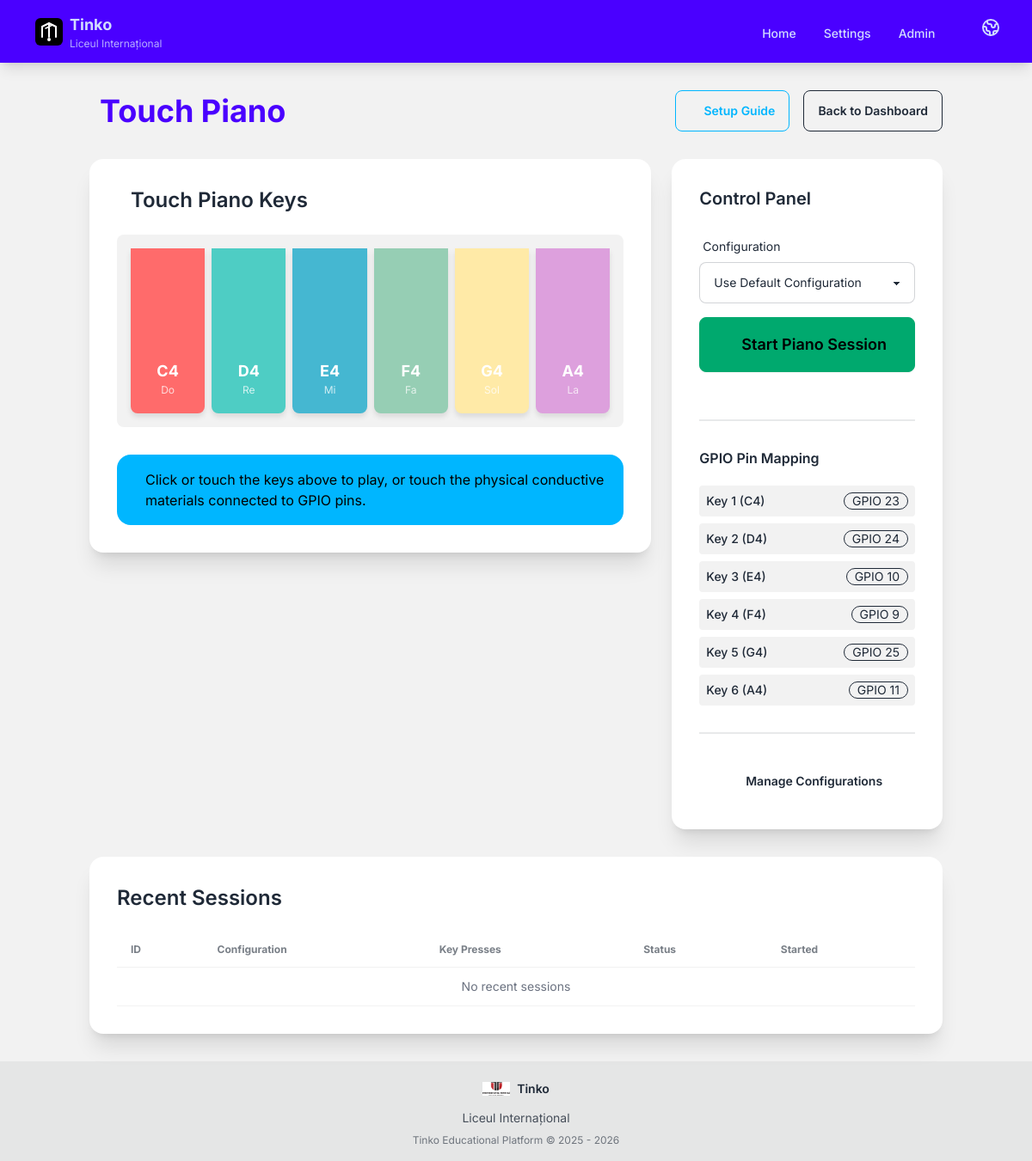
/plugins/edupi/touch_piano/, run on the app's committed database.
### core/plugin_system/models.py (models this page shows, shortened)
class SiteSetting(models.Model):
    SETTING_TYPE_CHOICES = [
        ("text", "Text"),
        ("number", "Number"),
        ("boolean", "Boolean"),
        ("image", "Image"),
        ("json", "JSON"),
    ]
    key = models.CharField(
        max_length=255,
        unique=True,
        help_text="Setting key (e.g., 'tinko.global.school_name')",
    )
    value = models.TextField(
        blank=True,
        help_text="Setting value (JSON encoded for non-text types)",
    )
    setting_type = models.CharField(
        max_length=20,
        choices=SETTING_TYPE_CHOICES,
        default="text",
        help_text="Data type of the setting",
    )
    label = models.CharField(
        max_length=200,
        help_text="Display label for the setting",
    )
    description = models.TextField(
        blank=True,
        help_text="Help text for this setting",
    )
    section = models.CharField(
        max_length=100,
        blank=True,
        default="General",
        help_text="Section/group for organizing settings (e.g., 'General > Display')",
    )
    is_system = models.BooleanField(
        default=False,
        help_text="System settings cannot be deleted",
    )
    order = models.PositiveIntegerField(
        default=0,
        help_text="Display order within section",
    )
    created_at = models.DateTimeField(auto_now_add=True)
    updated_at = models.DateTimeField(auto_now=True)
    class Meta:
        verbose_name = "Site Setting"
        verbose_name_plural = "Site Settings"
        ordering = ["section", "order", "key"]
    def get_value(self):
        cache_key = f"site_setting:{self.key}"
        cached_value = cache.get(cache_key)
        if cached_value is not None:
            return cached_value
        if self.setting_type == "boolean":
            result = self.value.lower() == "true"
        elif self.setting_type == "json":
            try:
                result = json.loads(self.value) if self.value else {}
            except json.JSONDecodeError:
                result = {}
        elif self.setting_type == "image":
            result = self.value
        else:
            result = self.value
        cache.set(cache_key, result, timeout=300)
        return result

### plugins/edupi/touch_piano/models.py (models this page shows, shortened)
class PianoKey(models.Model):
    config = models.ForeignKey(
        PianoConfig,
        on_delete=models.CASCADE,
        related_name="keys",
        help_text=_("Configuration this key belongs to"),
    )
    key_number = models.PositiveIntegerField(
        help_text=_("Key number (1-6)"),
    )
    note = models.CharField(
        max_length=10,
        help_text=_("Musical note (e.g., C4, D4, E4)"),
    )
    frequency = models.FloatField(
        help_text=_("Note frequency in Hz"),
    )
    gpio_pin = models.PositiveIntegerField(
        help_text=_("GPIO pin number (BCM)"),
    )
    label = models.CharField(
        max_length=50,
        blank=True,
        help_text=_("Optional label for the key"),
    )
    color = models.CharField(
        max_length=7,
        default="#3B82F6",
        help_text=_("Hex color code for this key on the web interface"),
    )
    is_active = models.BooleanField(
        default=True,
        help_text=_("Whether this key is enabled"),
    )
    class Meta:
        app_label = "edupi_touch_piano"
        verbose_name = _("Piano Key")
        verbose_name_plural = _("Piano Keys")
        ordering = ["key_number"]
        unique_together = ["config", "key_number"]

### plugins/edupi/touch_piano/views.py (the view, shortened to what this page needs)
# urls.py: path("", views.PianoDashboardView.as_view(), name="dashboard"),
class PianoDashboardView(View):
    def get(self, request):
        configs = PianoConfig.objects.filter(is_active=True).order_by("name")
        default_config = PianoConfig.objects.filter(is_active=True).first()
        if not default_config:
            default_config = self._create_default_config()
        keys = []
        if default_config:
            keys = list(
                default_config.keys.filter(is_active=True).order_by("key_number")
            )
        current_session = None
        session_id = piano_service.get_session_id()
        context = {
            "title": _("Touch Piano"),
            "configs": configs,
            "default_config": default_config,
            "keys": keys,
            "current_session": current_session,
            "key_mapping": DEFAULT_KEY_MAPPING,
            "quick_form": QuickPlayForm(),
            "gpio_pins": [23, 24, 10, 9, 25, 11],  # Display pin numbers
        }
        return render(request, "touch_piano/dashboard.html", context)

### plugins/edupi/touch_piano/forms.py
class QuickPlayForm(forms.Form):
    config_id = forms.ModelChoiceField(
        queryset=PianoConfig.objects.filter(is_active=True),
        label=_("Piano Configuration"),
        widget=forms.Select(attrs={"class": "select select-bordered w-full"}),
        required=False,
    )
    def __init__(self, *args, **kwargs):
        super().__init__(*args, **kwargs)
        self.fields["config_id"].empty_label = _("Use Default Configuration")

### core/edupi_core/context_processors.py (called while the page is built)
def site_settings(request):
    return {
        "ROBOT_NAME": SiteSettings.get("tinko.global.robot_name", "Tinko"),
        "SCHOOL_NAME": SiteSettings.get("tinko.global.school_name", ""),
        "SCHOOL_LOGO": SiteSettings.get("tinko.global.logo_path", ""),
        "MEDIA_URL": django_settings.MEDIA_URL,
    }

### plugins/edupi/touch_piano/models.py (called while the page is built)
    def __str__(self):
        return self.name

### plugins/edupi/touch_piano/piano_service.py (called while the page is built)
    def get_session_id(self) -> Optional[int]:
        return self._current_session_id

### plugins/edupi/touch_piano/templates/touch_piano/dashboard.html (shortened to what this page needs)
{% extends "base.html" %}
{% load i18n %}
{% block content %}
<div class="container mx-auto px-4 py-8">
    <div class="flex justify-between items-center mb-8">
        <h1 class="text-4xl font-bold text-primary">
            {{ title }}
        </h1>
        <div class="flex gap-4">
            <a href="{% url 'touch_piano:instructions' %}" class="btn btn-outline btn-info">
                {% trans "Setup Guide" %}
            </a>
            <a href="{% url 'home' %}" class="btn btn-outline">
                {% trans "Back to Dashboard" %}
            </a>
        </div>
    </div>
    <div class="grid grid-cols-1 lg:grid-cols-3 gap-6 mb-8">
        <div class="lg:col-span-2">
            <div class="card bg-base-100 shadow-xl">
                <div class="card-body">
                    <h2 class="card-title text-2xl mb-4">
                        {% trans "Touch Piano Keys" %}
                    </h2>
                    <div class="flex justify-center gap-2 mb-6 p-4 bg-base-200 rounded-lg">
                        {% for key in keys %}
                        <div
                            id="piano-key-{{ key.key_number }}"
                            class="piano-key w-24 h-48 rounded-b-lg cursor-pointer transition-all duration-100 flex flex-col items-center justify-end pb-4 select-none"
                            style="background-color: {{ key.color }};"
                            data-key-number="{{ key.key_number }}"
                            data-note="{{ key.note }}"
                            onmousedown="onKeyPress({{ key.key_number }})"
                            onmouseup="onKeyRelease({{ key.key_number }})"
                            onmouseleave="onKeyRelease({{ key.key_number }})"
                            ontouchstart="event.preventDefault(); onKeyPress({{ key.key_number }})"
                            ontouchend="event.preventDefault(); onKeyRelease({{ key.key_number }})"
                        >
                            <span class="text-white font-bold text-lg">{{ key.note }}</span>
                            <span class="text-white text-xs opacity-75">{{ key.label }}</span>
                        </div>
                        {% endfor %}
                    </div>
                    <div class="alert alert-info">
                        <span>{% trans "Click or touch the keys above to play, or touch the physical conductive materials connected to GPIO pins." %}</span>
                    </div>
                </div>
            </div>
        </div>
        <div class="card bg-base-100 shadow-xl">
            <div class="card-body">
                <h2 class="card-title text-xl mb-4">{% trans "Control Panel" %}</h2>
                <div class="mb-6">
                    <div id="session-controls-stopped" class="{% if current_session %}hidden{% endif %}">
                        <form id="start-session-form">
                            <div class="form-control mb-4">
                                <label class="label">
                                    <span class="label-text">{% trans "Configuration" %}</span>
                                </label>
                                {{ quick_form.config_id }}
                            </div>
                            <button type="button" class="btn btn-success btn-lg w-full" onclick="startSession()">
                                {% trans "Start Piano Session" %}
                            </button>
                        </form>
                    </div>
                </div>
                <div class="divider"></div>
                <h3 class="font-semibold mb-3">{% trans "GPIO Pin Mapping" %}</h3>
                <div class="space-y-2 text-sm">
                    {% for key in keys %}
                    <div class="flex justify-between items-center p-2 bg-base-200 rounded">
                        <span class="font-medium">{% trans "Key" %} {{ key.key_number }} ({{ key.note }})</span>
                        <span class="badge badge-outline">GPIO {{ key.gpio_pin }}</span>
                    </div>
                    {% endfor %}
                </div>
                <div class="divider"></div>
                <a href="{% url 'touch_piano:config_list' %}" class="btn btn-ghost btn-block">
                    {% trans "Manage Configurations" %}
                </a>
            </div>
        </div>
    </div>
    <div class="card bg-base-100 shadow-xl">
        <div class="card-body">
            <h2 class="card-title text-2xl mb-4">{% trans "Recent Sessions" %}</h2>
            <div class="overflow-x-auto">
                <table class="table">
                    <thead>
                        <tr>
                            <th>{% trans "ID" %}</th>
                            <th>{% trans "Configuration" %}</th>
                            <th>{% trans "Key Presses" %}</th>
                            <th>{% trans "Status" %}</th>
                            <th>{% trans "Started" %}</th>
                        </tr>
                    </thead>
                    <tbody>
                        {% for session in recent_sessions|default:""|slice:":10" %}
                            <tr>
                                <td>{{ session.id }}</td>
                                <td>{{ session.config.name|default:"N/A" }}</td>
                                <td>{{ session.total_key_presses }}</td>
                                <td>
                                    <span class="badge {% if session.is_active %}badge-success{% else %}badge-ghost{% endif %}">
                                        {% if session.is_active %}{% trans "Active" %}{% else %}{% trans "Ended" %}{% endif %}
                                    </span>
                                </td>
                                <td>{{ session.started_at|date:"Y-m-d H:i" }}</td>
                            </tr>
                        {% empty %}
                            <tr>
                                <td colspan="5" class="text-center text-gray-500">
                                    {% trans "No recent sessions" %}
                                </td>
                            </tr>
                        {% endfor %}
                    </tbody>
                </table>
            </div>
        </div>
    </div>
</div>
{% endblock %}

### templates/base.html (shortened to what this page needs)
{% load i18n %}{% load static %}
<!DOCTYPE html>
<html lang="{{ LANGUAGE_CODE }}" data-theme="light">
<head>
    <script src="https://cdn.tailwindcss.com"></script>
    <link href="https://cdn.jsdelivr.net/npm/daisyui@4.10.1/dist/full.min.css" rel="stylesheet" type="text/css" />
</head>
<body class="bg-base-200 min-h-screen flex flex-col">
    <div class="navbar bg-primary text-primary-content shadow-lg">
        <div class="container mx-auto px-4 max-w-7xl">
            <div class="flex-1">
                <a href="{% url 'home' %}" class="btn btn-ghost text-xl font-bold gap-2">
                    <img src="{% static 'images/logo.svg' %}" alt="{{ ROBOT_NAME }}" class="h-8 w-8" style="color: currentColor;">
                    <div class="flex flex-col items-start leading-none">
                        <span class="text-lg">{{ ROBOT_NAME }}</span>
                        {% if SCHOOL_NAME %}
                        <span class="text-xs opacity-80 font-normal">{{ SCHOOL_NAME }}</span>
                        {% endif %}
                    </div>
                </a>
            </div>
            <div class="flex-none">
                <ul class="menu menu-horizontal px-1">
                    <li><a href="{% url 'home' %}" class="font-medium">{% trans "Home" %}</a></li>
                    <li><a href="{% url 'settings' %}" class="font-medium">{% trans "Settings" %}</a></li>
                    <li><a href="/admin/" class="font-medium">{% trans "Admin" %}</a></li>
                </ul>
                <div class="dropdown dropdown-end ml-4">
                    <label tabindex="0" class="btn btn-ghost btn-circle">
                    </label>
                </div>
            </div>
        </div>
    </div>
    <div class="flex-grow">
        {% block content %}{% endblock %}
    </div>
    <footer class="footer footer-center p-4 bg-base-300 text-base-content">
        <div class="flex flex-col items-center gap-2">
            <div class="flex items-center gap-2">
                {% if SCHOOL_LOGO %}
                <img src="{{ MEDIA_URL }}{{ SCHOOL_LOGO }}" alt="{{ SCHOOL_NAME }}" class="h-8 w-8 object-contain">
                {% else %}
                <img src="{% static 'images/logo.svg' %}" alt="{{ ROBOT_NAME }}" class="h-8 w-8">
                {% endif %}
                <span class="font-semibold">{{ ROBOT_NAME }}</span>
            </div>
            {% if SCHOOL_NAME %}
            <p class="text-sm opacity-80">{{ SCHOOL_NAME }}</p>
            {% endif %}
            <p class="text-xs opacity-60">{% trans "Tinko Educational Platform" %} © 2025 - {% now "Y" %}</p>
        </div>
    </footer>
</body>
</html>

### templates/base.html (style rules this page uses)
body { font-family: 'Inter', sans-serif; }

### plugins/edupi/touch_piano/templates/touch_piano/dashboard.html (style rules this page uses)
.piano-key { border: 3px solid transparent; box-shadow: 0 4px 6px rgba(0, 0, 0, 0.1); }

### data on the page
SiteSetting: value "Tinko"
SiteSetting: value "Liceul Internațional"
PianoKey: note "C4", label "Do", key_number "1", gpio_pin "23"
PianoKey: note "D4", label "Re", key_number "2", gpio_pin "24"
PianoKey: note "E4", label "Mi", key_number "3", gpio_pin "10"
PianoKey: note "F4", label "Fa", key_number "4", gpio_pin "9"
PianoKey: note "G4", key_number "5", gpio_pin "25"
PianoKey: note "A4", label "La", key_number "6", gpio_pin "11"

### other printed values
{{ title }} "Touch Piano"
